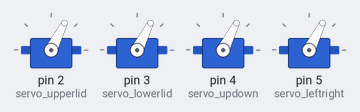
Bench run of a sketch on a simulated Arduino Uno, built with avr-gcc and run on an emulated ATmega328P. Shown: 4 × servo.

Above: at 0.05 s.
At 0.5 s:
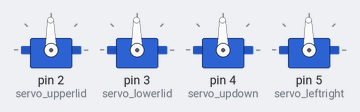
At 0.8 s:
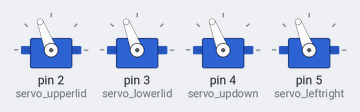
At 1.6 s:
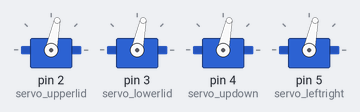
Timing chart, 0 to 4.3 s (numbered marks = the images above):
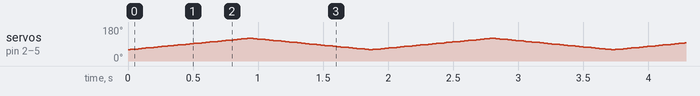

The sketch:

dopeeyes.ino
```cpp
#include <Servo.h>


Servo servo_upperlid;  // create servo object to control a servo
Servo servo_lowerlid;  // create servo object to control a servo
Servo servo_updown;  // create servo object to control a servo
Servo servo_leftright;  // create servo object to control a servo

// twelve servo objects can be created on most boards


int pos = 0;    // variable to store the servo position


void setup() {

  servo_upperlid.attach(2);  // attaches the servo on pin 9 to the servo object
  servo_lowerlid.attach(3);  // attaches the servo on pin 9 to the servo object
  servo_updown.attach(4);  // attaches the servo on pin 9 to the servo object
  servo_leftright.attach(5);  // attaches the servo on pin 9 to the servo object

}


void loop() {

  for (pos = 60; pos <= 120; pos += 1) { // goes from 0 degrees to 180 degrees

    // in steps of 1 degree

    servo_upperlid.write(pos);              // tell servo to go to position in variable 'pos'
    servo_lowerlid.write(pos);              // tell servo to go to position in variable 'pos'
    servo_updown.write(pos);              // tell servo to go to position in variable 'pos'
    servo_leftright.write(pos);              // tell servo to go to position in variable 'pos'

    delay(15);                       // waits 15ms for the servo to reach the position

  }

  for (pos = 120; pos >= 60; pos -= 1) { // goes from 180 degrees to 0 degrees

    servo_upperlid.write(pos);              // tell servo to go to position in variable 'pos'
    servo_lowerlid.write(pos);              // tell servo to go to position in variable 'pos'
    servo_updown.write(pos);              // tell servo to go to position in variable 'pos'
    servo_leftright.write(pos);              // tell servo to go to position in variable 'pos'

    delay(15);                       // waits 15ms for the servo to reach the position

  }

}
```
